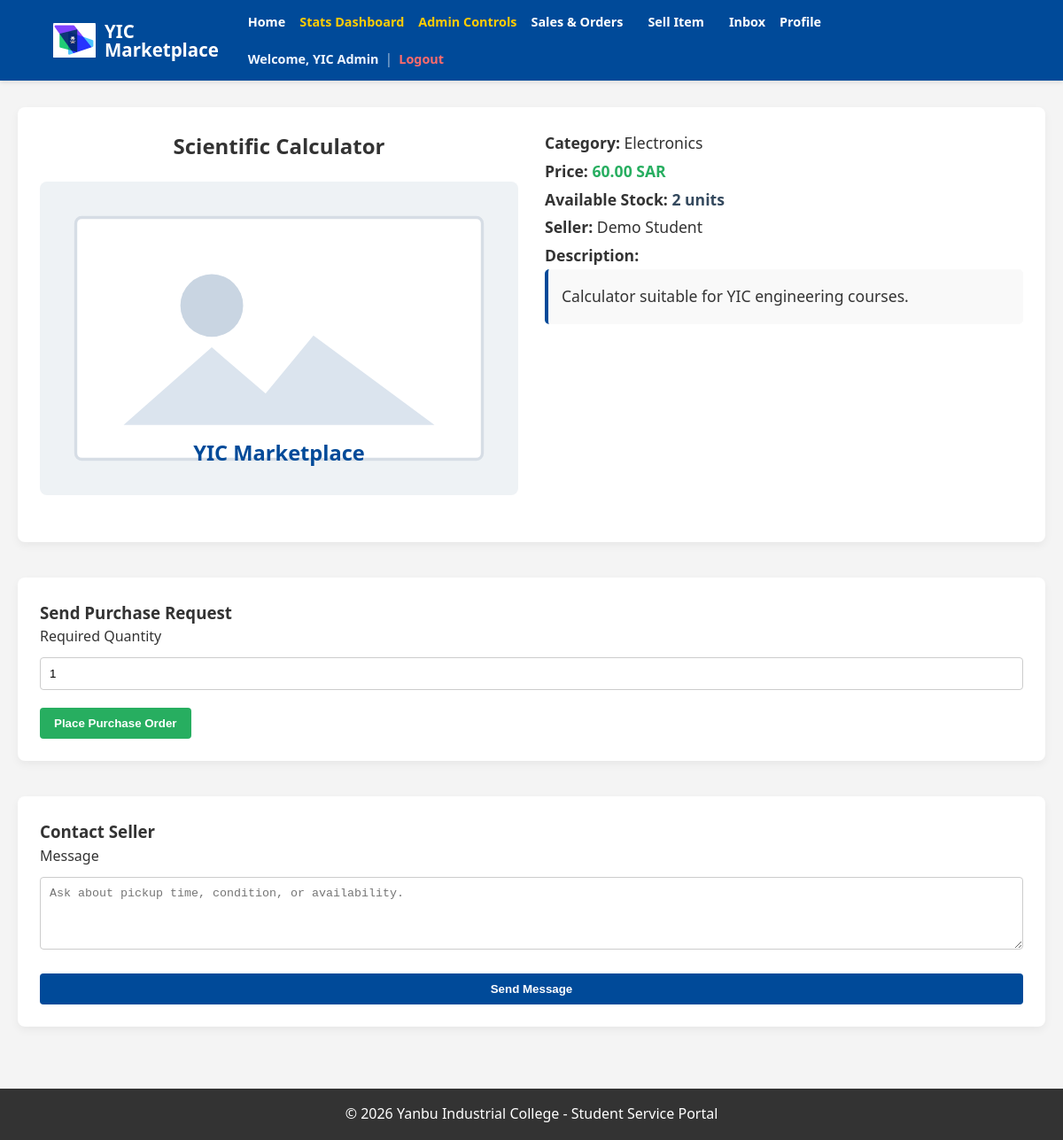
Screenshot of /item_details.php?id=15 (signed in) with the database file from the repository.
### tables this page shows
CREATE TABLE IF NOT EXISTS `items` (
  `item_id` int NOT NULL AUTO_INCREMENT,
  `seller_id` int NOT NULL,
  `cat_id` int NOT NULL,
  `title` varchar(150) NOT NULL,
  `description` text,
  `price` decimal(10,2) NOT NULL,
  `quantity` int NOT NULL DEFAULT '1',
  `image_path` varchar(255) DEFAULT NULL,
  `status` enum('available','sold') DEFAULT 'available',
  `created_at` timestamp NULL DEFAULT CURRENT_TIMESTAMP,
  PRIMARY KEY (`item_id`),
  KEY `seller_id` (`seller_id`),
  KEY `cat_id` (`cat_id`),
  CONSTRAINT `items_ibfk_1` FOREIGN KEY (`seller_id`) REFERENCES `users` (`user_id`) ON DELETE CASCADE,
  CONSTRAINT `items_ibfk_2` FOREIGN KEY (`cat_id`) REFERENCES `categories` (`cat_id`) ON DELETE CASCADE
);

CREATE TABLE IF NOT EXISTS `categories` (
  `cat_id` int NOT NULL AUTO_INCREMENT,
  `cat_name` varchar(50) NOT NULL,
  PRIMARY KEY (`cat_id`)
);

CREATE TABLE IF NOT EXISTS `users` (
  `user_id` int NOT NULL AUTO_INCREMENT,
  `name` varchar(100) NOT NULL,
  `email` varchar(100) NOT NULL,
  `student_id` varchar(50) DEFAULT NULL,
  `password_hash` varchar(255) NOT NULL,
  `role` enum('student','admin') DEFAULT 'student',
  `created_at` timestamp NULL DEFAULT CURRENT_TIMESTAMP,
  PRIMARY KEY (`user_id`),
  UNIQUE KEY `email` (`email`)
);

### classes/Database.php (called while the page is built)
<?php
class Database
{
    private static $connection = null;
    public static function getConnection()
    {
        if (self::$connection === null) {
            $host = 'localhost';
            $db = 'marketplace_db';
            $user = 'root';
            $pass = '';
            $charset = 'utf8mb4';
            $dsn = "mysql:host=$host;dbname=$db;charset=$charset";
            $options = [
                PDO::ATTR_ERRMODE => PDO::ERRMODE_EXCEPTION,
                PDO::ATTR_DEFAULT_FETCH_MODE => PDO::FETCH_ASSOC,
                PDO::ATTR_EMULATE_PREPARES => false,
            ];
            self::$connection = new PDO($dsn, $user, $pass, $options);
        }
        return self::$connection;
    }
}

### includes/functions.php (called while the page is built, shortened)
<?php
function toEnglishDigits($value) {
    $arabic = ['٠','١','٢','٣','٤','٥','٦','٧','٨','٩'];
    $persian = ['۰','۱','۲','۳','۴','۵','۶','۷','۸','۹'];
    $english = ['0','1','2','3','4','5','6','7','8','9'];
    $value = str_replace($arabic, $english, (string)$value);
    $value = str_replace($persian, $english, $value);
    return $value;
}
function normalizeNumericInput($value, $allowDecimal = false)
{
    $value = toEnglishDigits((string) $value);
    $value = str_replace(['٫', '٬'], ['.', ''], $value);
    return preg_replace('/[^0-9]/', '', $value);
}
function formatEnglishNumber($value, $decimals = 0)
{
    return toEnglishDigits(number_format((float) $value, $decimals));
}
function formatEnglishInteger($value)
{
    return toEnglishDigits((string) (int) $value);
}
function e($value)
{
    return htmlspecialchars((string) $value, ENT_QUOTES, 'UTF-8');
}
function item_image_src($imagePath)
{
    return 'assets/img/no-image.svg';
}
    ?>

### classes/Listing.php (called while the page is built, shortened)
<?php
require_once __DIR__ . '/Database.php';
require_once __DIR__ . '/../includes/functions.php';
class Listing
{
    private $pdo;
    public function __construct($pdo = null)
    {
        $this->pdo = $pdo ?: Database::getConnection();
    }
    public function findWithSeller($itemId)
    {
        $stmt = $this->pdo->prepare(
            'SELECT i.*, c.cat_name, u.name AS seller_name
             FROM items i
             INNER JOIN categories c ON i.cat_id = c.cat_id
             INNER JOIN users u ON i.seller_id = u.user_id
             WHERE i.item_id = ?
             LIMIT 1'
        );
        $stmt->execute([(int) $itemId]);
        return $stmt->fetch();
    }
}

### classes/Auth.php (called while the page is built, shortened)
<?php
require_once __DIR__ . '/Database.php';
class Auth
{
    public static function userId()
    {
        return isset($_SESSION['user_id']) ? (int) $_SESSION['user_id'] : null;
    }
}

### item_details.php (the view, shortened to what this page needs)
<?php
require_once 'classes/Auth.php';
require_once 'classes/Listing.php';
require_once 'includes/functions.php';
$item_id = (int) normalizeNumericInput($_GET['id'] ?? 0);
$listing = new Listing();
$item = $listing->findWithSeller($item_id);
$is_owner = (int) $item['seller_id'] === (int) Auth::userId();
include 'includes/header.php';
?>
<main class="details-page">
    <section class="details-card">
        <div class="details-image">
            <h2><?php echo e($item['title']); ?></h2>
            <img src="<?php echo e(item_image_src($item['image_path'])); ?>" alt="<?php echo e($item['title']); ?>">
        </div>
        <div class="details-info">
            <p><strong>Category:</strong> <?php echo e($item['cat_name']); ?></p>
            <p><strong>Price:</strong> <span class="price-highlight"><?php echo formatEnglishNumber($item['price'], 2); ?> SAR</span></p>
            <p><strong>Available Stock:</strong> <span class="stock-highlight"><?php echo formatEnglishInteger($item['quantity']); ?> units</span></p>
            <p><strong>Seller:</strong> <?php echo e($item['seller_name']); ?></p>
            <p><strong>Description:</strong></p>
            <p class="description-box"><?php echo nl2br(e($item['description'])); ?></p>
        </div>
    </section>
    <section class="details-action-card">
        <h3>Send Purchase Request</h3>
        <?php if (!$is_owner): ?>
            <?php if ((int) $item['quantity'] > 0): ?>
                <form action="process_purchase_request.php" method="POST" class="compact-form">
                    <label for="req_quantity">Required Quantity</label>
                    <input type="text" id="req_quantity" name="req_quantity" value="<?php echo formatEnglishInteger(1); ?>" min="1" max="<?php echo formatEnglishInteger($item['quantity']); ?>" step="1" inputmode="numeric" data-numeric="integer" pattern="[0-9]+" autocomplete="off" required>
                    <button type="submit" class="success-btn">Place Purchase Order</button>
                </form>
            <?php else: ?>
                <p class="out-of-stock">Out of Stock</p>
            <?php endif; ?>
        <?php else: ?>
            <p class="muted-note">You own this item listing.</p>
        <?php endif; ?>
    </section>
    <?php if (!$is_owner): ?>
        <section class="details-action-card">
            <h3>Contact Seller</h3>
            <form action="send_message.php" method="POST" class="compact-form" id="message-form">
                <label for="message_text">Message</label>
                <textarea id="message_text" name="message_text" rows="4" placeholder="Ask about pickup time, condition, or availability." required></textarea>
                <button type="submit" class="submit-btn">Send Message</button>
            </form>
        </section>
    <?php endif; ?>
</main>
<?php include 'includes/footer.php'; ?>

### assets/css/style.css (style rules this page uses)
:root { --primary-color: #004a99; --secondary-color: #f4f4f4; --text-color: #333; --white: #ffffff; --danger: #d9534f; --success: #5cb85c; }
* { margin: 0; padding: 0; box-sizing: border-box; }
body { font-family: 'Segoe UI', Tahoma, Geneva, Verdana, sans-serif; line-height: 1.6; background-color: var(--secondary-color); color: var(--text-color); display: flex; flex-direction: column; min-height: 100vh; }
main { flex: 1; padding: 2rem 5%; max-width: 1200px; margin: 0 auto; width: 100%; }
form { background: var(--white); padding: 2rem; border-radius: 8px; max-width: 600px; margin: 0 auto; }
input, select, textarea { width: 100%; padding: 10px; margin: 10px 0 20px; border: 1px solid #ccc; border-radius: 4px; }
.secondary-btn, .submit-btn, .btn-primary, .success-btn, button { background: var(--primary-color); color: white; border: 0; border-radius: 4px; cursor: pointer; font-weight: bold; padding: 10px 16px; }
.submit-btn, .btn-primary { width: 100%; }
.success-btn { background: #27ae60; }
.panel-card, .profile-card, .details-card, .details-action-card { background: white; padding: 25px; border-radius: 8px; box-shadow: 0 4px 10px rgba(0,0,0,0.05); margin-bottom: 40px; }
.profile-page, .orders-page, .admin-dashboard, .admin-management, .details-page { max-width: 1200px; margin: 30px auto; padding: 0 20px; }
.inline-action-form, .compact-form { background: transparent; box-shadow: none; }
.compact-form { margin: 0; padding: 0; max-width: none; }
.compact-form input, .compact-form textarea { max-width: 100%; }
.details-card { display: grid; grid-template-columns: minmax(260px, 1fr) minmax(260px, 1fr); gap: 30px; }
.details-image { text-align: center; }
.details-image img { border-radius: 8px; max-height: 400px; max-width: 100%; object-fit: contain; margin: 20px 0; }
.details-info { font-size: 1.1rem; line-height: 1.8; }
.price-highlight { color: #27ae60; font-weight: bold; }
.stock-highlight { color: #34495e; font-weight: bold; }
.description-box { background: #f9f9f9; border-left: 4px solid var(--primary-color); border-radius: 5px; padding: 15px; }

### rows the page displays
items: title "Scientific Calculator", cat.cat_name "Electronics", price "60.00", quantity "2", seller.name "Demo Student", description "Calculator suitable for YIC engineering courses."

### other values shown
$display_name "YIC Admin"
